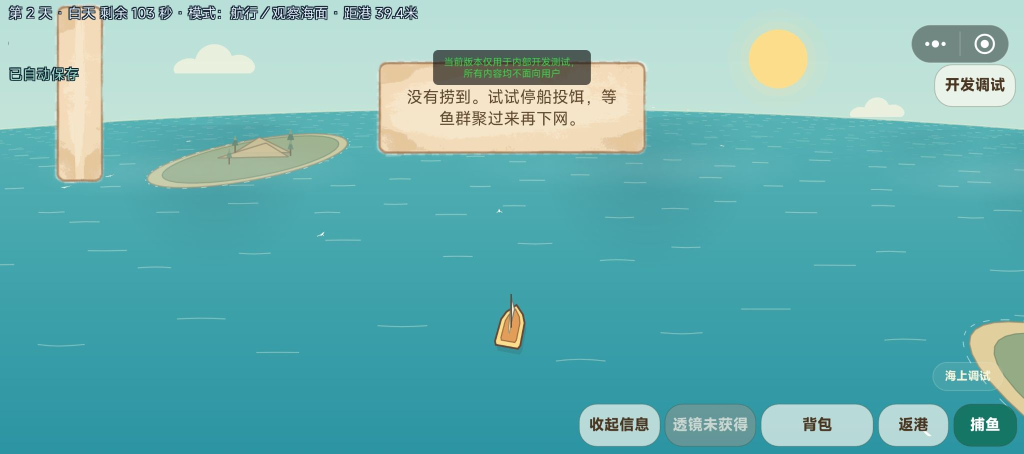
#> input picture _uploads/640af5891c2c3268aea78f54a3ca958bb67a10c36f2e54127c591896943cb5fb.jpg, 2048 x 907 px (shown at 1/2 size)
$ python prepare_island_base.py ../_uploads/640af5891c2c3268aea78f54a3ca958bb67a10c36f2e54127c591896943cb5fb.jpg out.png
#> lines starting #> are read from the running program, lines starting #| are printed output that depends on the picture; after the words box and inside, x2 and y2 are one past the last pixel; in counts of white or black regions, pixels touching at a corner belong together
#> in rebuild, `pale = (src[:, :, :3].min(axis=2) > PALE_MIN_RGB) & (src[:, :, 3] < 0...`: pale: shape (907, 2048) bool; every value is 0
"""Rebuild an island base plate so a watercolour wash stops reading as a box.

Why this exists
---------------
island_01 renders `coast_base_v3` through ImageArt.Plane as a 2r plate. The
authored artwork is painted edge to edge (alpha bbox x = 0..1024) and its body
sits below the canvas centre, so on the sea it shows up as a hard-edged white
rectangle hanging under the island (2026-10-20 real-device report).

What it does
------------
Keeps every brushstroke and re-samples the painting in polar coordinates: each
direction is stretched onto one shared near-circular silhouette, so over-long
directions (the wide flanks, the shoal spilling to the bottom edge) are
compressed instead of leaking out as a slab. Pale foam is thinned before the
resample, the lower rim skirt is bleached, the plate fades to zero alpha inside
the canvas (transparent corners by construction) and is cropped tight to a
square so the plane never shows a transparent margin as a shape.

Output contract
---------------
Square RGBA PNG, content = whole canvas, alpha reaches 0 before the canvas edge.
Set the catalog entry to pixelWidth/contentWidth = 800 / 704 after a rebuild
(704 = 2 * 400 * BODY_RATIO, the painted body diameter), which makes the island
body line up with the world radius r instead of overshooting it with foam.

Usage
-----
    python tests/prepare_island_base.py <src.png> <dst.png> [--report r.json]

Fold the shipped file:
    python tests/prepare_island_base.py \\
        assets/image/OceanComponents/coast_base_v3.png \\
        assets/image/OceanComponents/coast_base_v3.png
"""
from __future__ import annotations

import argparse
import json
from pathlib import Path

import numpy as np
from PIL import Image, ImageFilter

CANVAS = 1024            # working canvas, downsampled to OUT_SIZE at the end
OUT_SIZE = 800           # shipped size (power-of-two friendly, <= source)
BODY_RATIO = 0.88        # painted body radius / half canvas
FADE = 0.12              # outer alpha fade band, share of the body radius
ANGLES = 2048            # angular resolution of the outline trace
ALPHA_FLOOR = 0.82       # alpha treated as "painted body" when tracing the outline
PALE_MIN_RGB = 0.88      # pale wash kept but thinned (this is what paints the box)
PALE_KEEP = 0.34
LOWER_SKIRT_KILL = 0.55  # extra bleaching of the pale skirt along the lower rim


def smoothstep(edge0: float, edge1: float, x: np.ndarray) -> np.ndarray:
    e0 = np.asarray(edge0, dtype=np.float32)
    e1 = np.asarray(edge1, dtype=np.float32)
    denom = np.where(np.abs(e1 - e0) < 1e-6, 1e-6, e1 - e0)
    t = np.clip((np.asarray(x, dtype=np.float32) - e0) / denom, 0.0, 1.0)
    return t * t * (3.0 - 2.0 * t)


def bilinear(img: np.ndarray, xs: np.ndarray, ys: np.ndarray) -> np.ndarray:
    h, w = img.shape[:2]
    xs = np.clip(xs, 0, w - 1.001)
    ys = np.clip(ys, 0, h - 1.001)
    x0 = np.floor(xs).astype(np.int32)
    y0 = np.floor(ys).astype(np.int32)
    x1, y1 = x0 + 1, y0 + 1
    fx = (xs - x0)[..., None]
    fy = (ys - y0)[..., None]
    top = img[y0, x0] * (1 - fx) + img[y0, x1] * fx
    bot = img[y1, x0] * (1 - fx) + img[y1, x1] * fx
    return top * (1 - fy) + bot * fy


def trace_outline(src: np.ndarray) -> tuple[float, float, np.ndarray]:
    """Locate the painted body centre and a near-circular target silhouette.

    A least-squares ellipse over the traced radii keeps the slab shape (pale
    foam and shoal dominate the extents), so the silhouette is anchored on the
    median traced radius plus a small multi-lobe modulation instead.
    """
    alpha = src[:, :, 3]
#> alpha: shape (907, 2048) float32; every value is 1
    mask = alpha > ALPHA_FLOOR
#> mask: shape (907, 2048) bool; every value is 1
    ys, xs = np.nonzero(mask)
    if len(xs) == 0:
        raise SystemExit("no painted body found in source")
    cx, cy = float(xs.mean()), float(ys.mean())
#> cx = 1023.5; cy = 453

    thetas = np.linspace(-np.pi, np.pi, ANGLES, endpoint=False)
    steps = 900
    radii = np.zeros(ANGLES, dtype=np.float64)
    for i, t in enumerate(thetas):
        rr = np.linspace(4.0, 620.0, steps)
        px = cx + np.cos(t) * rr
        py = cy + np.sin(t) * rr
        inside = (px >= 0) & (px < alpha.shape[1] - 1) & (py >= 0) & (py < alpha.shape[0] - 1)
        vals = np.zeros(steps)
        vals[inside] = bilinear(alpha[:, :, None], px[inside], py[inside])[:, 0]
        hit = np.nonzero(vals > ALPHA_FLOOR)[0]
        radii[i] = rr[hit[-1]] if len(hit) else 0.0
#> after the loop, radii = 2048 values, max 620 at index 0, min 452.8 at index 497, mean 563.8

    live = radii[radii > 0]
#> live has the same summary as radii
    if len(live) == 0:
        raise SystemExit("empty outline")
    med = float(np.median(live))
#> med = 620
    silhouette = med * (1.0
                        + 0.045 * np.sin(3 * thetas + 0.8)
                        + 0.025 * np.sin(5 * thetas + 2.3)
                        + 0.015 * np.sin(7 * thetas + 4.1))
#> silhouette = 2048 values, max 672.6 at index 1790, min 567.4 at index 766, mean 620
    return cx, cy, silhouette


def rebuild(src_path: Path, dst_path: Path) -> dict:
    src = np.asarray(Image.open(src_path).convert("RGBA"), dtype=np.float32) / 255.0

    pale = (src[:, :, :3].min(axis=2) > PALE_MIN_RGB) & (src[:, :, 3] < 0.96)
    src[:, :, 3] = np.where(pale, src[:, :, 3] * PALE_KEEP, src[:, :, 3])

    cx, cy, silhouette = trace_outline(src)
#> cx = 1023.5; cy = 453

    half = CANVAS / 2.0
    body_r = half * BODY_RATIO
    apron_r = body_r * (1.0 + FADE)

    grid = np.arange(CANVAS, dtype=np.float32) - half
    gx, gy = np.meshgrid(grid, grid)
    rho = np.sqrt(gx * gx + gy * gy)
    theta = np.arctan2(gy, gx)

    idx = ((theta + np.pi) / (2 * np.pi) * ANGLES) % ANGLES
    src_r = np.interp(idx, np.arange(ANGLES), silhouette)
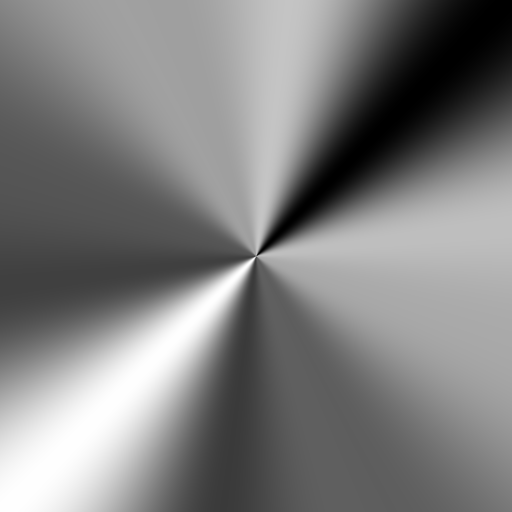
#> src_r: shape (1024, 1024) float64 (shown at 1/2 size); min 567.4, max 672.6, mean 620; drawn with min black and max white
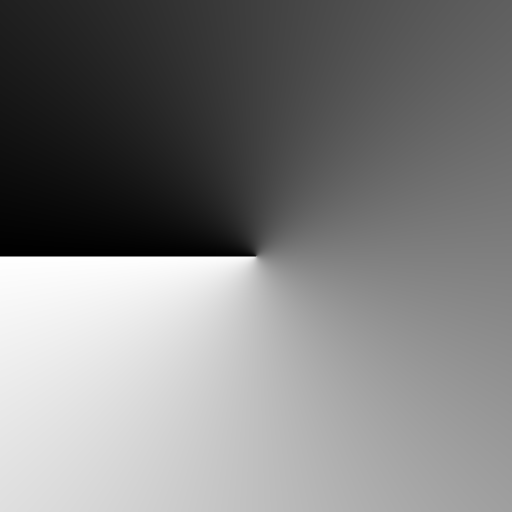
#> idx: shape (1024, 1024) float32 (shown at 1/2 size); min 0, max 2047.4, mean 1023; drawn with min black and max white
    scale = src_r / body_r
    xs = cx + np.cos(theta) * rho * scale
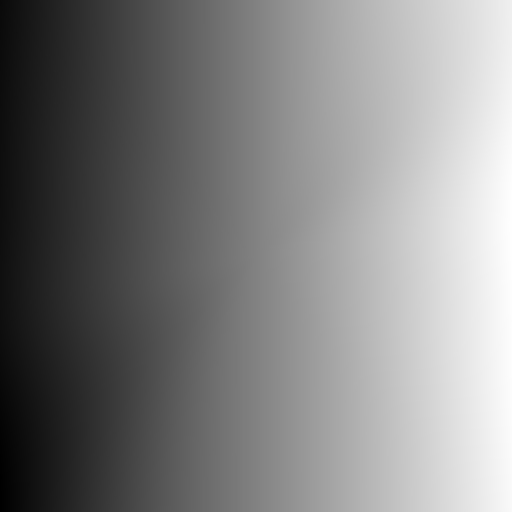
#> xs: shape (1024, 1024) float64 (shown at 1/2 size); min 259.3, max 1756.3, mean 1019.6; drawn with min black and max white
    ys = cy + np.sin(theta) * rho * scale
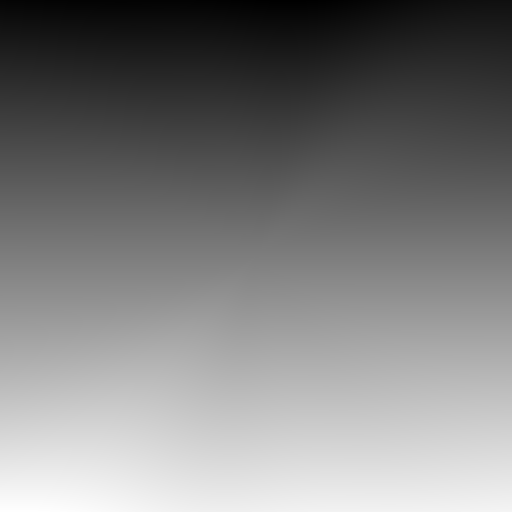
#> ys: shape (1024, 1024) float64 (shown at 1/2 size); min -283.7, max 1215.8, mean 455.3; drawn with min black and max white
    out = bilinear(src, xs, ys)

    fade = smoothstep(apron_r, body_r, rho)
    out[:, :, 3] *= fade

    lower = np.clip(gy / (body_r * 0.75), 0.0, 1.0)
    whiteish = out[:, :, :3].min(axis=2) > 0.88
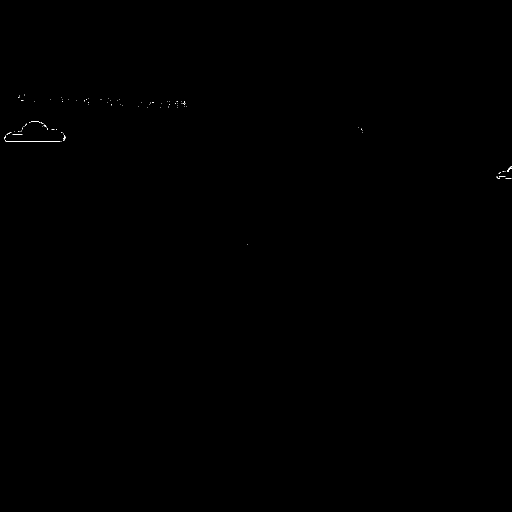
#> whiteish: shape (1024, 1024) bool (shown at 1/2 size); 0.04% white in thin lines or dots, all inside (x1, y1, x2, y2) = (8, 189, 1024, 490)
    out[:, :, 3] *= 1.0 - LOWER_SKIRT_KILL * lower * whiteish

    img = Image.fromarray((np.clip(out, 0, 1) * 255).round().astype(np.uint8), "RGBA")
    img = img.filter(ImageFilter.GaussianBlur(0.4))

    bb = img.getchannel("A").getbbox()
#> bb = (9, 9, 1016, 1016)
    pad = 3
    bb = (max(0, bb[0] - pad), max(0, bb[1] - pad),
          min(img.width, bb[2] + pad), min(img.height, bb[3] + pad))
#> bb = (6, 6, 1019, 1019)
    img = img.crop(bb)
#> img: PIL image 1013x1013 RGBA
    w, h = img.size
#> w = 1013; h = 1013
    square = Image.new("RGBA", (max(w, h), max(w, h)), (0, 0, 0, 0))
#> square: PIL image 1013x1013 RGBA; every value is 0
    square.alpha_composite(img, ((max(w, h) - w) // 2, (max(w, h) - h) // 2))
    square = square.resize((OUT_SIZE, OUT_SIZE), Image.LANCZOS)
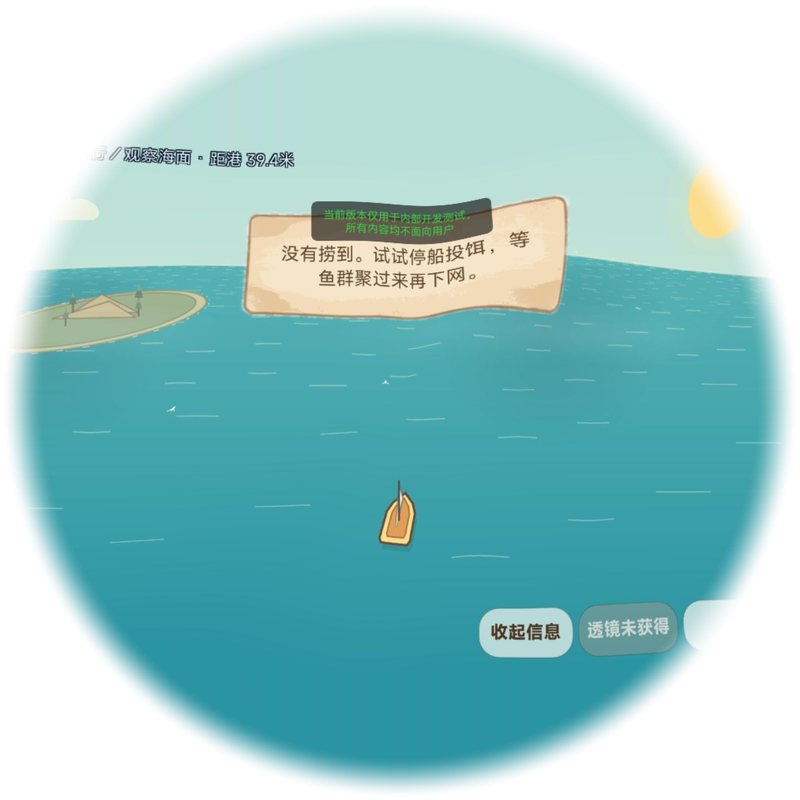
#> square: PIL image 800x800 RGBA; mean R, G, B, A 82.5, 138.2, 138.8, 178.2; transparent parts drawn white
    square.save(dst_path)

    bb2 = square.getchannel("A").getbbox()
#> bb2 = (2, 2, 798, 798)
    alpha_px = np.asarray(square.getchannel("A"))
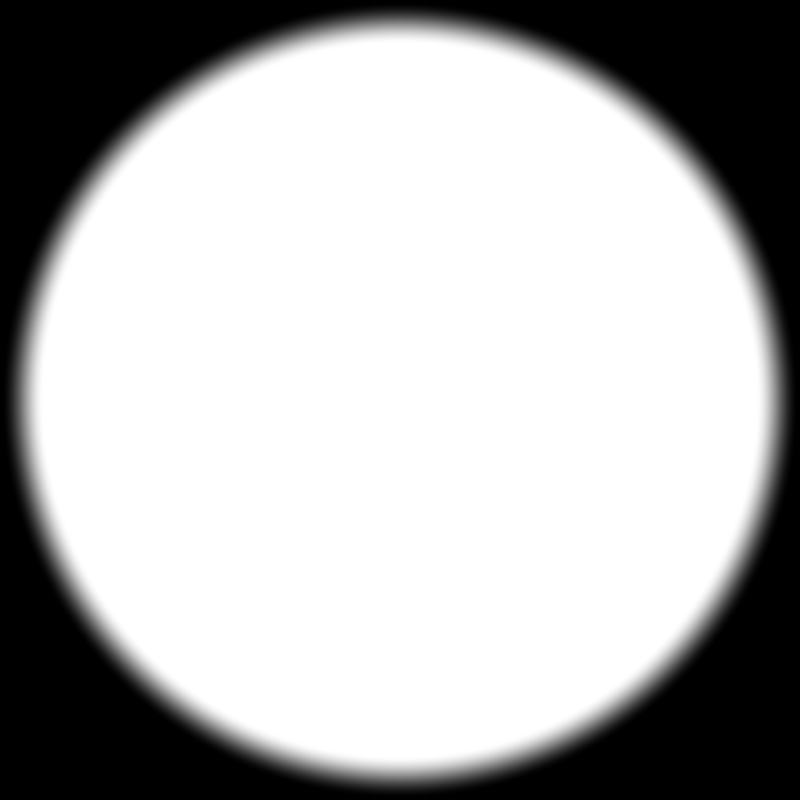
#> alpha_px: shape (800, 800); min 0, max 255, mean 178.2
    return {
        "dst": str(dst_path),
        "size": list(square.size),
        "content_bounds": list(bb2),
        "content_size": [bb2[2] - bb2[0], bb2[3] - bb2[1]],
        "transparent_ratio": round(float((alpha_px <= 8).mean()), 4),
        "edge_touch": int((bb2[0] < 3) + (bb2[1] < 3)
                          + (bb2[2] > OUT_SIZE - 3) + (bb2[3] > OUT_SIZE - 3)),
        "catalog": {"pixelWidth": OUT_SIZE, "pixelHeight": OUT_SIZE,
                    "contentWidth": round(OUT_SIZE * BODY_RATIO),
                    "contentHeight": round(OUT_SIZE * BODY_RATIO)},
    }


def main() -> None:
    parser = argparse.ArgumentParser(description=__doc__,
                                     formatter_class=argparse.RawDescriptionHelpFormatter)
    parser.add_argument("src", type=Path)
    parser.add_argument("dst", type=Path)
    parser.add_argument("--report", type=Path)
    args = parser.parse_args()
    report = rebuild(args.src, args.dst)
#> report = 7 items
    text = json.dumps(report, indent=2, ensure_ascii=False)
    print(text)
#> (printed output is left out)
    if args.report:
        args.report.write_text(text, encoding="utf-8")


if __name__ == "__main__":
    main()

$ run again, on _uploads/cc40277eeace888b4907bff1dde2e063a0a15bee75aad43d0e2e739595ed1151.jpg
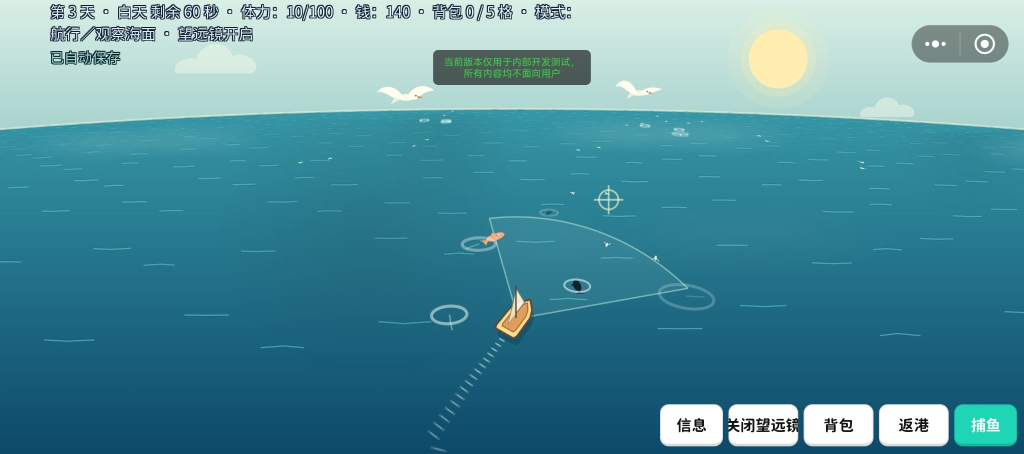
#> input picture _uploads/cc40277eeace888b4907bff1dde2e063a0a15bee75aad43d0e2e739595ed1151.jpg, 2048 x 907 px (shown at 1/2 size)
#> pale: shape (907, 2048) bool; every value is 0
#> alpha: shape (907, 2048) float32; every value is 1
#> mask: shape (907, 2048) bool; every value is 1
#> in trace_outline, `cx, cy = float(xs.mean()), float(ys.mean())`: cx = 1023.5; cy = 453
#> after the loop in trace_outline, `for i, t in enumerate(thetas):`: radii = 2048 values, max 620 at index 0, min 452.8 at index 497, mean 563.8
#> live has the same summary as radii
#> med = 620
#> in trace_outline, `silhouette = med * (1.0 + 0.045 * np.sin(3 * thetas + 0.8) + 0.025 * n..`: silhouette = 2048 values, max 672.6 at index 1790, min 567.4 at index 766, mean 620
#> in rebuild, `cx, cy, silhouette = trace_outline(src)`: cx = 1023.5; cy = 453
#> in rebuild, `whiteish = out[:, :, :3].min(axis=2) > 0.88`:
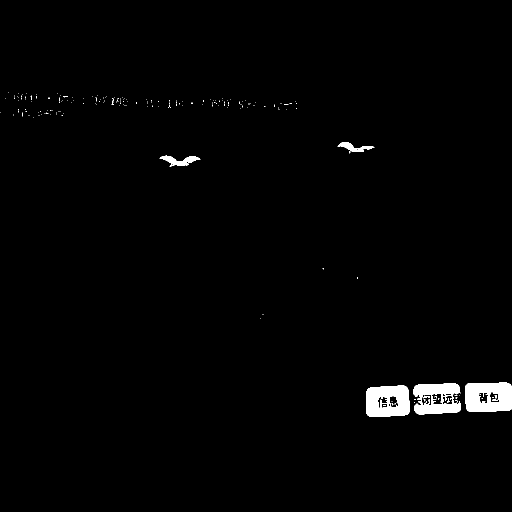
#> whiteish: shape (1024, 1024) bool (shown at 1/2 size); 1.4% white; 199 white regions (192 under 20 px), largest, box (x1, y1, x2, y2) and area: (930, 765, 1024, 824) 4706, (732, 771, 820, 834) 4458, (827, 767, 922, 829) 3993
#> in rebuild, `bb = img.getchannel("A").getbbox()`: bb = (9, 9, 1016, 1016)
#> in rebuild, `bb = (max(0, bb[0] - pad), max(0, bb[1] - pad), min(img.width, bb[2] +..`: bb = (6, 6, 1019, 1019)
#> bb2 = (2, 2, 798, 798)
#> in rebuild, `alpha_px = np.asarray(square.getchannel("A"))`:
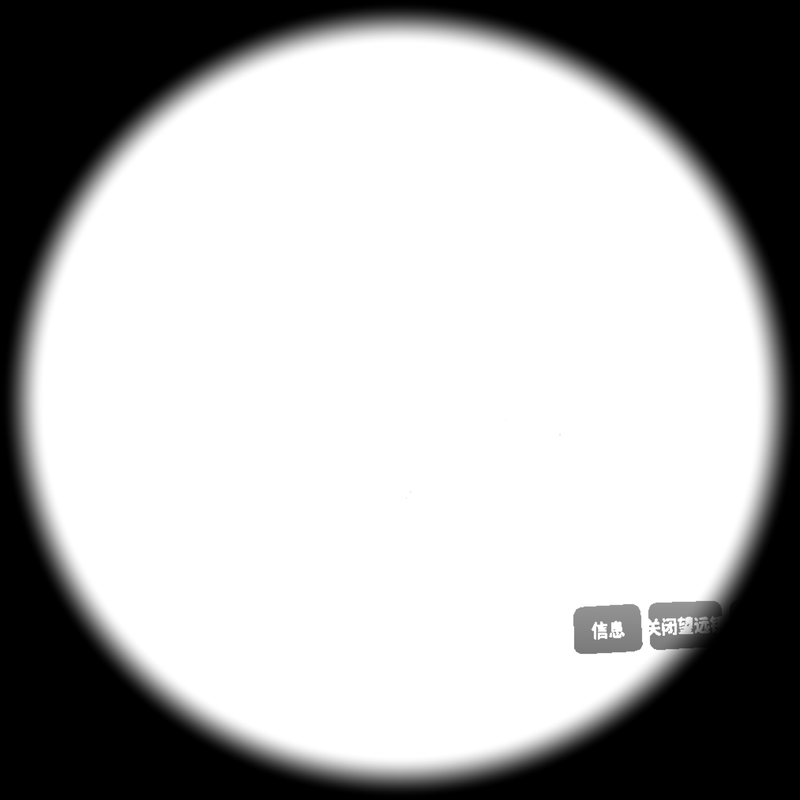
#> alpha_px: shape (800, 800); min 0, max 255, mean 177.3
#> report = 7 items
#> (printed output is left out)
